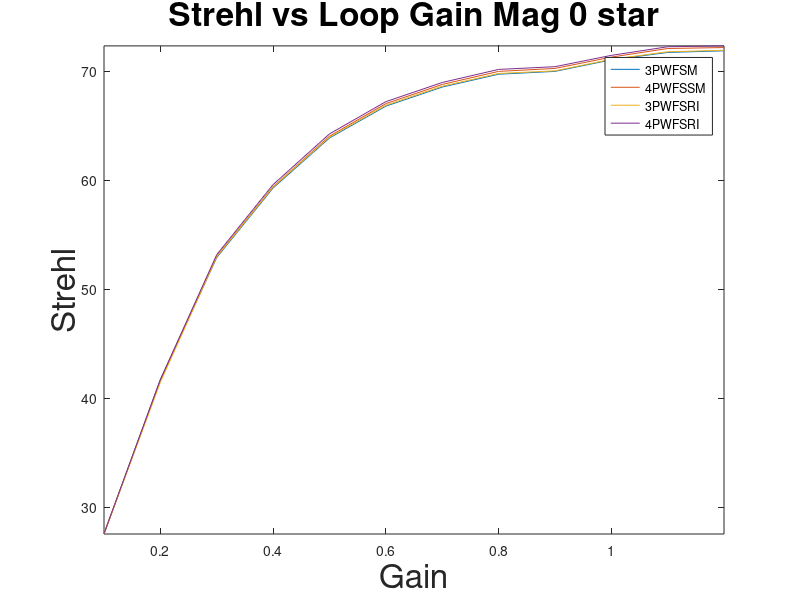

MATLAB code for this plot:
gain=0.1:0.1:1.2;

PWFSSM3=[27.55,41.69, 52.92, 59.3, 63.89, 66.81, 68.56, 69.74, 70, 71.06,71.74, 71.89];
PWFSSM4=[27.54,41.62, 53.03, 59.41, 64.05, 67.04, 68.8, 70, 70.27, 71.31, 72.1, 72.19];

PWFSRI3=[27.57, 41.47, 53, 59.39, 63.97,66.89, 68.64,69.81, 70.05, 71.11,71.8, 71.94];
PWFSRI4=[27.58, 41.72, 53.18, 59.61, 64.26, 67.22, 68.98 70.18, 70.43, 71.47, 72.26, 72.34];

%%

figure; plot(gain,PWFSSM3); hold on
plot(gain,PWFSSM4)
plot(gain, PWFSRI3)
plot(gain, PWFSRI4)
title('Strehl vs Loop Gain Mag 0 star', 'FontSize',24);
xlabel('Gain', 'FontSize',24);
ylabel('Strehl', 'FontSize', 24);
axis tight
lgd =legend('3PWFSM', '4PWFSSM','3PWFSRI', '4PWFSRI');